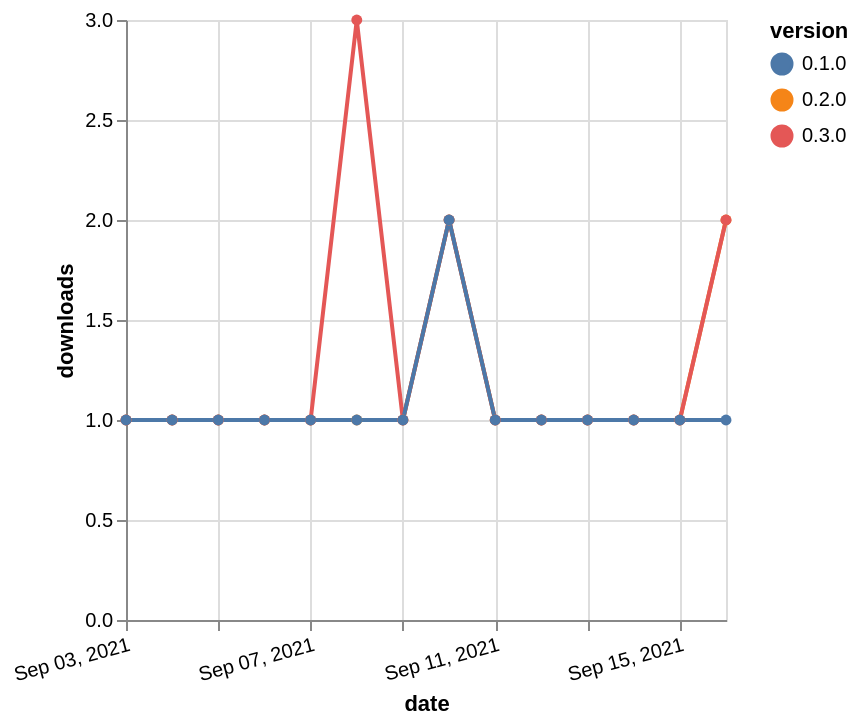

Express this chart as Vega-Lite.
### Vega-Lite specification from a JSON file in a GitHub repository (floating-point values rounded to 4 significant figures)
{"$schema": "https://vega.github.io/schema/vega-lite/v5.json", "description": "A simple bar chart with embedded data.", "data": {"values": [{"date": "2021-09-03", "total": 725, "delta": 1, "version": "0.2.0"}, {"date": "2021-09-04", "total": 726, "delta": 1, "version": "0.2.0"}, {"date": "2021-09-05", "total": 727, "delta": 1, "version": "0.2.0"}, {"date": "2021-09-06", "total": 728, "delta": 1, "version": "0.2.0"}, {"date": "2021-09-07", "total": 729, "delta": 1, "version": "0.2.0"}, {"date": "2021-09-08", "total": 730, "delta": 1, "version": "0.2.0"}, {"date": "2021-09-09", "total": 731, "delta": 1, "version": "0.2.0"}, {"date": "2021-09-10", "total": 733, "delta": 2, "version": "0.2.0"}, {"date": "2021-09-11", "total": 734, "delta": 1, "version": "0.2.0"}, {"date": "2021-09-12", "total": 735, "delta": 1, "version": "0.2.0"}, {"date": "2021-09-13", "total": 736, "delta": 1, "version": "0.2.0"}, {"date": "2021-09-14", "total": 737, "delta": 1, "version": "0.2.0"}, {"date": "2021-09-15", "total": 738, "delta": 1, "version": "0.2.0"}, {"date": "2021-09-16", "total": 740, "delta": 2, "version": "0.2.0"}, {"date": "2021-09-03", "total": 224, "delta": 1, "version": "0.3.0"}, {"date": "2021-09-04", "total": 225, "delta": 1, "version": "0.3.0"}, {"date": "2021-09-05", "total": 226, "delta": 1, "version": "0.3.0"}, {"date": "2021-09-06", "total": 227, "delta": 1, "version": "0.3.0"}, {"date": "2021-09-07", "total": 228, "delta": 1, "version": "0.3.0"}, {"date": "2021-09-08", "total": 231, "delta": 3, "version": "0.3.0"}, {"date": "2021-09-09", "total": 232, "delta": 1, "version": "0.3.0"}, {"date": "2021-09-10", "total": 234, "delta": 2, "version": "0.3.0"}, {"date": "2021-09-11", "total": 235, "delta": 1, "version": "0.3.0"}, {"date": "2021-09-12", "total": 236, "delta": 1, "version": "0.3.0"}, {"date": "2021-09-13", "total": 237, "delta": 1, "version": "0.3.0"}, {"date": "2021-09-14", "total": 238, "delta": 1, "version": "0.3.0"}, {"date": "2021-09-15", "total": 239, "delta": 1, "version": "0.3.0"}, {"date": "2021-09-16", "total": 241, "delta": 2, "version": "0.3.0"}, {"date": "2021-09-03", "total": 165, "delta": 1, "version": "0.1.0"}, {"date": "2021-09-04", "total": 166, "delta": 1, "version": "0.1.0"}, {"date": "2021-09-05", "total": 167, "delta": 1, "version": "0.1.0"}, {"date": "2021-09-06", "total": 168, "delta": 1, "version": "0.1.0"}, {"date": "2021-09-07", "total": 169, "delta": 1, "version": "0.1.0"}, {"date": "2021-09-08", "total": 170, "delta": 1, "version": "0.1.0"}, {"date": "2021-09-09", "total": 171, "delta": 1, "version": "0.1.0"}, {"date": "2021-09-10", "total": 173, "delta": 2, "version": "0.1.0"}, {"date": "2021-09-11", "total": 174, "delta": 1, "version": "0.1.0"}, {"date": "2021-09-12", "total": 175, "delta": 1, "version": "0.1.0"}, {"date": "2021-09-13", "total": 176, "delta": 1, "version": "0.1.0"}, {"date": "2021-09-14", "total": 177, "delta": 1, "version": "0.1.0"}, {"date": "2021-09-15", "total": 178, "delta": 1, "version": "0.1.0"}, {"date": "2021-09-16", "total": 179, "delta": 1, "version": "0.1.0"}]}, "width": "container", "mark": {"type": "line", "point": {"filled": true}}, "encoding": {"x": {"field": "date", "type": "temporal", "timeUnit": "yearmonthdate", "title": "date", "axis": {"labelAngle": -15}}, "y": {"field": "delta", "type": "quantitative", "title": "downloads"}, "color": {"field": "version", "type": "nominal"}, "tooltip": {"field": "delta"}}}
